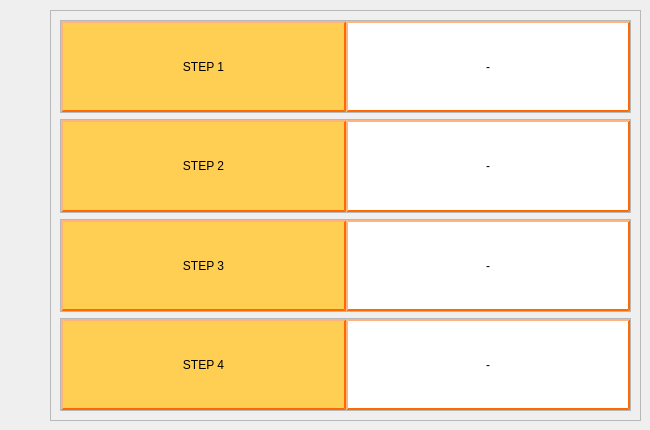
         <widget class="QWidget" name="page_4">
          <widget class="QFrame" name="frame_13">
           <property name="geometry">
            <rect>
             <x>50</x>
             <y>10</y>
             <width>591</width>
             <height>411</height>
            </rect>
           </property>
           <property name="frameShape">
            <enum>QFrame::StyledPanel</enum>
           </property>
           <property name="frameShadow">
            <enum>QFrame::Raised</enum>
           </property>
           <layout class="QVBoxLayout" name="verticalLayout_3">
            <item>
             <widget class="QFrame" name="frame_14">
              <property name="frameShape">
               <enum>QFrame::StyledPanel</enum>
              </property>
              <property name="frameShadow">
               <enum>QFrame::Raised</enum>
              </property>
              <layout class="QHBoxLayout" name="horizontalLayout_8" stretch="0,0">
               <property name="spacing">
                <number>0</number>
               </property>
               <property name="leftMargin">
                <number>0</number>
               </property>
               <property name="topMargin">
                <number>0</number>
               </property>
               <property name="rightMargin">
                <number>0</number>
               </property>
               <property name="bottomMargin">
                <number>0</number>
               </property>
               <item>
                <widget class="QLabel" name="label_35">
                 <property name="styleSheet">
                  <string notr="true">QLabel{
	background-color:rgb(255, 207, 84); 
	border-style: outset;
    border-width: 2px;
    border-color: rgb(255, 106, 0);
	border-radius: 0px;
	color: rgb(0,0,0);
}
</string>
                 </property>
                 <property name="text">
                  <string>STEP 1</string>
                 </property>
                 <property name="alignment">
                  <set>Qt::AlignCenter</set>
                 </property>
                </widget>
               </item>
               <item>
                <widget class="QLabel" name="label_step_1_4">
                 <property name="styleSheet">
                  <string notr="true">QLabel{
	background-color:rgb(255, 255, 255); 
	border-style: outset;
    border-width: 2px;
    border-color: rgb(255, 106, 0);
	border-radius: 0px;
	color: rgb(0,0,0);
}
</string>
                 </property>
                 <property name="text">
                  <string>-</string>
                 </property>
                 <property name="alignment">
                  <set>Qt::AlignCenter</set>
                 </property>
                </widget>
               </item>
              </layout>
             </widget>
            </item>
            <item>
             <widget class="QFrame" name="frame_15">
              <property name="frameShape">
               <enum>QFrame::StyledPanel</enum>
              </property>
              <property name="frameShadow">
               <enum>QFrame::Raised</enum>
              </property>
              <layout class="QHBoxLayout" name="horizontalLayout_9" stretch="0,0">
               <property name="spacing">
                <number>0</number>
               </property>
               <property name="leftMargin">
                <number>0</number>
               </property>
               <property name="topMargin">
                <number>0</number>
               </property>
               <property name="rightMargin">
                <number>0</number>
               </property>
               <property name="bottomMargin">
                <number>0</number>
               </property>
               <item>
                <widget class="QLabel" name="label_7">
                 <property name="styleSheet">
                  <string notr="true">QLabel{
	background-color:rgb(255, 207, 84); 
	border-style: outset;
    border-width: 2px;
    border-color: rgb(255, 106, 0);
	border-radius: 0px;
	color: rgb(0,0,0);
}
</string>
                 </property>
                 <property name="text">
                  <string>STEP 2</string>
                 </property>
                 <property name="alignment">
                  <set>Qt::AlignCenter</set>
                 </property>
                </widget>
               </item>
               <item>
                <widget class="QLabel" name="label_step_2_4">
                 <property name="styleSheet">
                  <string notr="true">QLabel{
	background-color:rgb(255, 255, 255); 
	border-style: outset;
    border-width: 2px;
    border-color: rgb(255, 106, 0);
	border-radius: 0px;
	color: rgb(0,0,0);
}
</string>
                 </property>
                 <property name="text">
                  <string>-</string>
                 </property>
                 <property name="alignment">
                  <set>Qt::AlignCenter</set>
                 </property>
                </widget>
               </item>
              </layout>
             </widget>
            </item>
            <item>
             <widget class="QFrame" name="frame_16">
              <property name="frameShape">
               <enum>QFrame::StyledPanel</enum>
              </property>
              <property name="frameShadow">
               <enum>QFrame::Raised</enum>
              </property>
              <layout class="QHBoxLayout" name="horizontalLayout_10" stretch="0,0">
               <property name="spacing">
                <number>0</number>
               </property>
               <property name="leftMargin">
                <number>0</number>
               </property>
               <property name="topMargin">
                <number>0</number>
               </property>
               <property name="rightMargin">
                <number>0</number>
               </property>
               <property name="bottomMargin">
                <number>0</number>
               </property>
               <item>
                <widget class="QLabel" name="label_9">
                 <property name="styleSheet">
                  <string notr="true">QLabel{
	background-color:rgb(255, 207, 84); 
	border-style: outset;
    border-width: 2px;
    border-color: rgb(255, 106, 0);
	border-radius: 0px;
	color: rgb(0,0,0);
}
</string>
                 </property>
                 <property name="text">
                  <string>STEP 3</string>
                 </property>
                 <property name="alignment">
                  <set>Qt::AlignCenter</set>
                 </property>
                </widget>
               </item>
               <item>
                <widget class="QLabel" name="label_step_3_4">
                 <property name="styleSheet">
                  <string notr="true">QLabel{
	background-color:rgb(255, 255, 255); 
	border-style: outset;
    border-width: 2px;
    border-color: rgb(255, 106, 0);
	border-radius: 0px;
	color: rgb(0,0,0);
}
</string>
                 </property>
                 <property name="text">
                  <string>-</string>
                 </property>
                 <property name="alignment">
                  <set>Qt::AlignCenter</set>
                 </property>
                </widget>
               </item>
              </layout>
             </widget>
            </item>
            <item>
             <widget class="QFrame" name="frame_17">
              <property name="frameShape">
               <enum>QFrame::StyledPanel</enum>
              </property>
              <property name="frameShadow">
               <enum>QFrame::Raised</enum>
              </property>
              <layout class="QHBoxLayout" name="horizontalLayout_11" stretch="0,0">
               <property name="spacing">
                <number>0</number>
               </property>
               <property name="leftMargin">
                <number>0</number>
               </property>
               <property name="topMargin">
                <number>0</number>
               </property>
               <property name="rightMargin">
                <number>0</number>
               </property>
               <property name="bottomMargin">
                <number>0</number>
               </property>
               <item>
                <widget class="QLabel" name="label_11">
                 <property name="styleSheet">
                  <string notr="true">QLabel{
	background-color:rgb(255, 207, 84); 
	border-style: outset;
    border-width: 2px;
    border-color: rgb(255, 106, 0);
	border-radius: 0px;
	color: rgb(0,0,0);
}
</string>
                 </property>
                 <property name="text">
                  <string>STEP 4</string>
                 </property>
                 <property name="alignment">
                  <set>Qt::AlignCenter</set>
                 </property>
                </widget>
               </item>
               <item>
                <widget class="QLabel" name="label_step_4_4">
                 <property name="styleSheet">
                  <string notr="true">QLabel{
	background-color:rgb(255, 255, 255); 
	border-style: outset;
    border-width: 2px;
    border-color: rgb(255, 106, 0);
	border-radius: 0px;
	color: rgb(0,0,0);
}
</string>
                 </property>
                 <property name="text">
                  <string>-</string>
                 </property>
                 <property name="alignment">
                  <set>Qt::AlignCenter</set>
                 </property>
                </widget>
               </item>
              </layout>
             </widget>
            </item>
           </layout>
          </widget>
         </widget>
